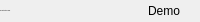
              <widget class="QFrame" name="bottomBar">
               <property name="minimumSize">
                <size>
                 <width>0</width>
                 <height>22</height>
                </size>
               </property>
               <property name="maximumSize">
                <size>
                 <width>16777215</width>
                 <height>22</height>
                </size>
               </property>
               <property name="frameShape">
                <enum>QFrame::NoFrame</enum>
               </property>
               <property name="frameShadow">
                <enum>QFrame::Raised</enum>
               </property>
               <layout class="QHBoxLayout" name="horizontalLayout_5">
                <property name="spacing">
                 <number>0</number>
                </property>
                <property name="leftMargin">
                 <number>0</number>
                </property>
                <property name="topMargin">
                 <number>0</number>
                </property>
                <property name="rightMargin">
                 <number>0</number>
                </property>
                <property name="bottomMargin">
                 <number>0</number>
                </property>
                <item>
                 <widget class="QLabel" name="creditsLabel">
                  <property name="maximumSize">
                   <size>
                    <width>16777215</width>
                    <height>16</height>
                   </size>
                  </property>
                  <property name="font">
                   <font>
                    <pointsize>-1</pointsize>
                    <italic>false</italic>
                    <bold>false</bold>
                   </font>
                  </property>
                  <property name="text">
                   <string>By: Right Posture Team</string>
                  </property>
                  <property name="alignment">
                   <set>Qt::AlignLeading|Qt::AlignLeft|Qt::AlignVCenter</set>
                  </property>
                 </widget>
                </item>
                <item>
                 <widget class="QLabel" name="version">
                  <property name="text">
                   <string>Demo</string>
                  </property>
                  <property name="alignment">
                   <set>Qt::AlignRight|Qt::AlignTrailing|Qt::AlignVCenter</set>
                  </property>
                 </widget>
                </item>
                <item>
                 <widget class="QFrame" name="frame_size_grip">
                  <property name="minimumSize">
                   <size>
                    <width>20</width>
                    <height>0</height>
                   </size>
                  </property>
                  <property name="maximumSize">
                   <size>
                    <width>20</width>
                    <height>16777215</height>
                   </size>
                  </property>
                  <property name="frameShape">
                   <enum>QFrame::NoFrame</enum>
                  </property>
                  <property name="frameShadow">
                   <enum>QFrame::Raised</enum>
                  </property>
                 </widget>
                </item>
               </layout>
              </widget>
